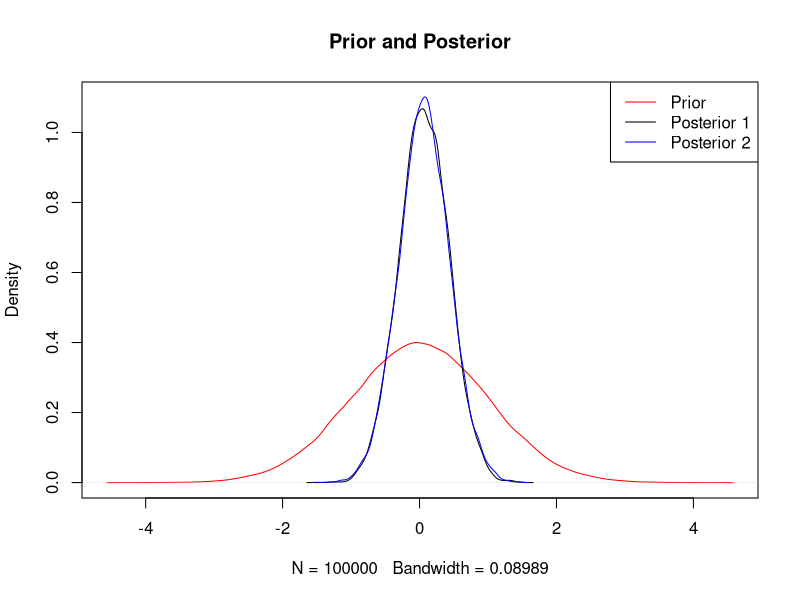

Generate this figure with R: (Note: a time limit stopped this script after it produced the figure.)
###########################################
## Accept-reject to sample from posterior distrbituon
# from t likelihood and normal priors
# Code takes some time to run
###########################################
library(MASS)
set.seed(10)

# Log posterior
log.post <- function(y, mu, nu)
{
  -mu^2/2 - (nu + 1)/2 *sum( log( 1 + (y-mu)^2/nu  ) )
}

# Accept-reject for a given bound M
AR_tmodel <- function(N = 1e2, M = 1)
{
  count <- 0
  attempts <- 0
  samp <- numeric(length = N)
  while(count < N)
  {
    attempts <- attempts + 1
    prop <- rnorm(1)
    
    ratio <- log.post(y = y, mu = prop, nu = nu) + prop^2/2 - log(M)
    if(exp(ratio) > 1) print(exp(ratio))  # Making sure M is correct
    if(runif(1) < exp(ratio))
    {
      count <- count + 1
      samp[count] <- prop
      if(count%% (N/10) == 0) print(paste("Accepted = ",count, ", Accept Prob. = ", count/attempts))
    }
  }
  return(samp)
}

# Generate the data set.
# Small n and mu close to zero (the prior)
nu <- 3
n <- 10
mu <- 0
y <- mu + rt(n, df = nu)   # Generate the data

mle <- fitdistr(y, "t", df = 3)$estimate[1]    # Find the MLE to construct the tighter upper bound for pi(x)/g(x)
M2 <- prod( (1 + (y - mle)^2/nu ) )^(-(nu+1)/2) + 1e-5 # adding a little to remove numerical approximation errors


# Run the A-R sampler using the two different upper bounds
system.time(out1 <- AR_tmodel(N = 1e4, M = 1) )  # About 50 seconds
system.time(out2 <- AR_tmodel(N = 1e4, M = M2) )  # About .11 seconds

# Posterior mean estimates
c(mean(out1), mean(out2))

# 95% credible interval
quantile(out1, c(.025, .975))
quantile(out2, c(.025, .975))

# Compare the performance
plot(density(rnorm(1e5)), col = "red", type = 'l', ylim = c(0,1.1), main = "Prior and Posterior")#prior
lines(density(out1)) # samples posterior 2
lines(density(out2), col = "blue") # sampled posterior 2
legend("topright", legend = c("Prior", "Posterior 1", "Posterior 2"), col = c("red", "black", "blue"), lty = 1)




# Increase n
n <- 20
y <- mu + rt(n, df = nu)   # Generate the data

mle <- fitdistr(y, "t", df = 3)$estimate[1]    # Find the MLE to construct the tighter upper bound for pi(x)/g(x)
M2 <- prod( (1 + (y - mle)^2/nu ) )^(-(nu+1)/2) + 1e-6


# Run the A-R sampler using the two different upper bounds
system.time(out1 <- AR_tmodel(N = 1e1, M = 1) )  # too slow for even 10 samples
system.time(out2 <- AR_tmodel(N = 1e4, M = M2) )  # About .11 seconds

# Posterior mean estimates
mean(out2)

# 95% credible interval
quantile(out2, c(.025, .975))

# Compare the performance. Not enough samples
plot(density(rnorm(1e5)), col = "red", type = 'l', ylim = c(0,1))#prior
lines(density(out2), col = "blue") # sampled posterior




# Repeating the above experiment with true mean far away from 0
# Generate the data set.
# Small n and true mu farther from zero, the prior mean
set.seed(100)
nu <- 3
n <- 10
mu <- 5
y <- mu + rt(n, df = nu)   # Generate the data

mle <- fitdistr(y, "t", df = 3)$estimate[1]    # Find the MLE to construct the tighter upper bound for pi(x)/g(x)
M2 <- prod( (1 + (y - mle)^2/nu ) )^(-(nu+1)/2)
M2 <- 1.1*M2


# Run the A-R sampler using the two different upper bounds
system.time(out1 <- AR_tmodel(N = 5, M = 1) )  # About 6 seconds
system.time(out2 <- AR_tmodel(N = 5, M = M2) )  # About 5 seconds

plot(density(out2), xlim = c(-2,6))
lines(density(rnorm(1e5)), col = "red")
